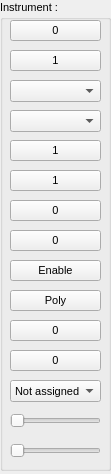
<?xml version="1.0" encoding="UTF-8"?>
<ui version="4.0">
 <class>QInstrument</class>
 <widget class="QWidget" name="QInstrument">
  <property name="geometry">
   <rect>
    <x>0</x>
    <y>0</y>
    <width>111</width>
    <height>474</height>
   </rect>
  </property>
  <property name="windowTitle">
   <string>Form</string>
  </property>
  <widget class="QGroupBox" name="grpBox_instru">
   <property name="geometry">
    <rect>
     <x>0</x>
     <y>0</y>
     <width>111</width>
     <height>471</height>
    </rect>
   </property>
   <property name="font">
    <font>
     <pointsize>8</pointsize>
    </font>
   </property>
   <property name="title">
    <string>Instrument :</string>
   </property>
   <widget class="QPushButton" name="pshBut_LFO">
    <property name="geometry">
     <rect>
      <x>10</x>
      <y>260</y>
      <width>91</width>
      <height>21</height>
     </rect>
    </property>
    <property name="font">
     <font>
      <pointsize>8</pointsize>
     </font>
    </property>
    <property name="toolTip">
     <string>The LFO enable state</string>
    </property>
    <property name="text">
     <string>Enable</string>
    </property>
    <property name="checkable">
     <bool>true</bool>
    </property>
   </widget>
   <widget class="QPushButton" name="pshBut_poly">
    <property name="geometry">
     <rect>
      <x>10</x>
      <y>290</y>
      <width>91</width>
      <height>21</height>
     </rect>
    </property>
    <property name="font">
     <font>
      <pointsize>8</pointsize>
     </font>
    </property>
    <property name="toolTip">
     <string>The instrument response to a multiple notes play</string>
    </property>
    <property name="text">
     <string>Poly</string>
    </property>
    <property name="checkable">
     <bool>true</bool>
    </property>
   </widget>
   <widget class="QComboBox" name="cmbBox_pmdctl">
    <property name="geometry">
     <rect>
      <x>10</x>
      <y>380</y>
      <width>91</width>
      <height>22</height>
     </rect>
    </property>
    <property name="font">
     <font>
      <pointsize>8</pointsize>
     </font>
    </property>
    <property name="toolTip">
     <string>The kind of MIDI controler assigned to PMD</string>
    </property>
    <item>
     <property name="text">
      <string>Not assigned</string>
     </property>
    </item>
    <item>
     <property name="text">
      <string>After touch</string>
     </property>
    </item>
    <item>
     <property name="text">
      <string>Mod. wheel</string>
     </property>
    </item>
    <item>
     <property name="text">
      <string>Breath ctl.</string>
     </property>
    </item>
    <item>
     <property name="text">
      <string>Foot ctl.</string>
     </property>
    </item>
   </widget>
   <widget class="QComboBox" name="cmbBox_upper">
    <property name="geometry">
     <rect>
      <x>10</x>
      <y>80</y>
      <width>91</width>
      <height>22</height>
     </rect>
    </property>
    <property name="font">
     <font>
      <pointsize>8</pointsize>
     </font>
    </property>
    <property name="toolTip">
     <string>The upper limit of the keyboard playing range</string>
    </property>
   </widget>
   <widget class="QComboBox" name="cmbBox_lower">
    <property name="geometry">
     <rect>
      <x>10</x>
      <y>110</y>
      <width>91</width>
      <height>22</height>
     </rect>
    </property>
    <property name="font">
     <font>
      <pointsize>8</pointsize>
     </font>
    </property>
    <property name="toolTip">
     <string>The lower limit of the keyboard playing range</string>
    </property>
   </widget>
   <widget class="QButton" name="but_notes">
    <property name="geometry">
     <rect>
      <x>10</x>
      <y>20</y>
      <width>91</width>
      <height>21</height>
     </rect>
    </property>
    <property name="font">
     <font>
      <pointsize>8</pointsize>
     </font>
    </property>
    <property name="toolTip">
     <string>The polyphony level of the instrument</string>
    </property>
    <property name="text">
     <string>0</string>
    </property>
    <property name="minValue" stdset="0">
     <number>0</number>
    </property>
    <property name="maxValue" stdset="0">
     <number>8</number>
    </property>
   </widget>
   <widget class="QButton" name="but_channel">
    <property name="geometry">
     <rect>
      <x>10</x>
      <y>50</y>
      <width>91</width>
      <height>21</height>
     </rect>
    </property>
    <property name="font">
     <font>
      <pointsize>8</pointsize>
     </font>
    </property>
    <property name="toolTip">
     <string>The MIDI channel of the instrument</string>
    </property>
    <property name="text">
     <string>1</string>
    </property>
    <property name="minValue" stdset="0">
     <number>1</number>
    </property>
    <property name="maxValue" stdset="0">
     <number>16</number>
    </property>
   </widget>
   <widget class="QButton" name="but_bank">
    <property name="geometry">
     <rect>
      <x>10</x>
      <y>140</y>
      <width>91</width>
      <height>21</height>
     </rect>
    </property>
    <property name="font">
     <font>
      <pointsize>8</pointsize>
     </font>
    </property>
    <property name="toolTip">
     <string>The current bank of the selected voice</string>
    </property>
    <property name="text">
     <string>1</string>
    </property>
    <property name="minValue" stdset="0">
     <number>1</number>
    </property>
    <property name="maxValue" stdset="0">
     <number>7</number>
    </property>
   </widget>
   <widget class="QButton" name="but_voice">
    <property name="geometry">
     <rect>
      <x>10</x>
      <y>170</y>
      <width>91</width>
      <height>21</height>
     </rect>
    </property>
    <property name="font">
     <font>
      <pointsize>8</pointsize>
     </font>
    </property>
    <property name="toolTip">
     <string>The current number of the selected voice</string>
    </property>
    <property name="text">
     <string>1</string>
    </property>
    <property name="minValue" stdset="0">
     <number>1</number>
    </property>
    <property name="maxValue" stdset="0">
     <number>48</number>
    </property>
   </widget>
   <widget class="QButton" name="but_trans">
    <property name="geometry">
     <rect>
      <x>10</x>
      <y>200</y>
      <width>91</width>
      <height>21</height>
     </rect>
    </property>
    <property name="font">
     <font>
      <pointsize>8</pointsize>
     </font>
    </property>
    <property name="toolTip">
     <string>The transpose level of the instrument</string>
    </property>
    <property name="text">
     <string>0</string>
    </property>
    <property name="minValue" stdset="0">
     <number>-2</number>
    </property>
    <property name="maxValue" stdset="0">
     <number>2</number>
    </property>
   </widget>
   <widget class="QButton" name="but_detune">
    <property name="geometry">
     <rect>
      <x>10</x>
      <y>230</y>
      <width>91</width>
      <height>21</height>
     </rect>
    </property>
    <property name="font">
     <font>
      <pointsize>8</pointsize>
     </font>
    </property>
    <property name="toolTip">
     <string>The detune level of the instrument</string>
    </property>
    <property name="text">
     <string>0</string>
    </property>
    <property name="minValue" stdset="0">
     <number>-64</number>
    </property>
    <property name="maxValue" stdset="0">
     <number>63</number>
    </property>
   </widget>
   <widget class="QButton" name="but_porta">
    <property name="geometry">
     <rect>
      <x>10</x>
      <y>320</y>
      <width>91</width>
      <height>21</height>
     </rect>
    </property>
    <property name="font">
     <font>
      <pointsize>8</pointsize>
     </font>
    </property>
    <property name="toolTip">
     <string>The portamento length of the instrument</string>
    </property>
    <property name="text">
     <string>0</string>
    </property>
    <property name="minValue" stdset="0">
     <number>0</number>
    </property>
    <property name="maxValue" stdset="0">
     <number>127</number>
    </property>
   </widget>
   <widget class="QButton" name="but_pitch">
    <property name="geometry">
     <rect>
      <x>10</x>
      <y>350</y>
      <width>91</width>
      <height>21</height>
     </rect>
    </property>
    <property name="font">
     <font>
      <pointsize>8</pointsize>
     </font>
    </property>
    <property name="toolTip">
     <string>The pitchbender range of the instrument</string>
    </property>
    <property name="text">
     <string>0</string>
    </property>
    <property name="minValue" stdset="0">
     <number>0</number>
    </property>
    <property name="maxValue" stdset="0">
     <number>12</number>
    </property>
   </widget>
   <widget class="QSlider" name="hzSlider_volume">
    <property name="geometry">
     <rect>
      <x>10</x>
      <y>410</y>
      <width>91</width>
      <height>21</height>
     </rect>
    </property>
    <property name="toolTip">
     <string>The output level of the instrument</string>
    </property>
    <property name="maximum">
     <number>127</number>
    </property>
    <property name="orientation">
     <enum>Qt::Horizontal</enum>
    </property>
   </widget>
   <widget class="QSlider" name="hzSlider_pan">
    <property name="geometry">
     <rect>
      <x>10</x>
      <y>440</y>
      <width>91</width>
      <height>21</height>
     </rect>
    </property>
    <property name="toolTip">
     <string>The output panning of the instrument</string>
    </property>
    <property name="maximum">
     <number>127</number>
    </property>
    <property name="orientation">
     <enum>Qt::Horizontal</enum>
    </property>
   </widget>
  </widget>
 </widget>
 <customwidgets>
  <customwidget>
   <class>QButton</class>
   <extends>QPushButton</extends>
   <header>interface/qbutton.h</header>
  </customwidget>
 </customwidgets>
 <resources/>
 <connections/>
</ui>
